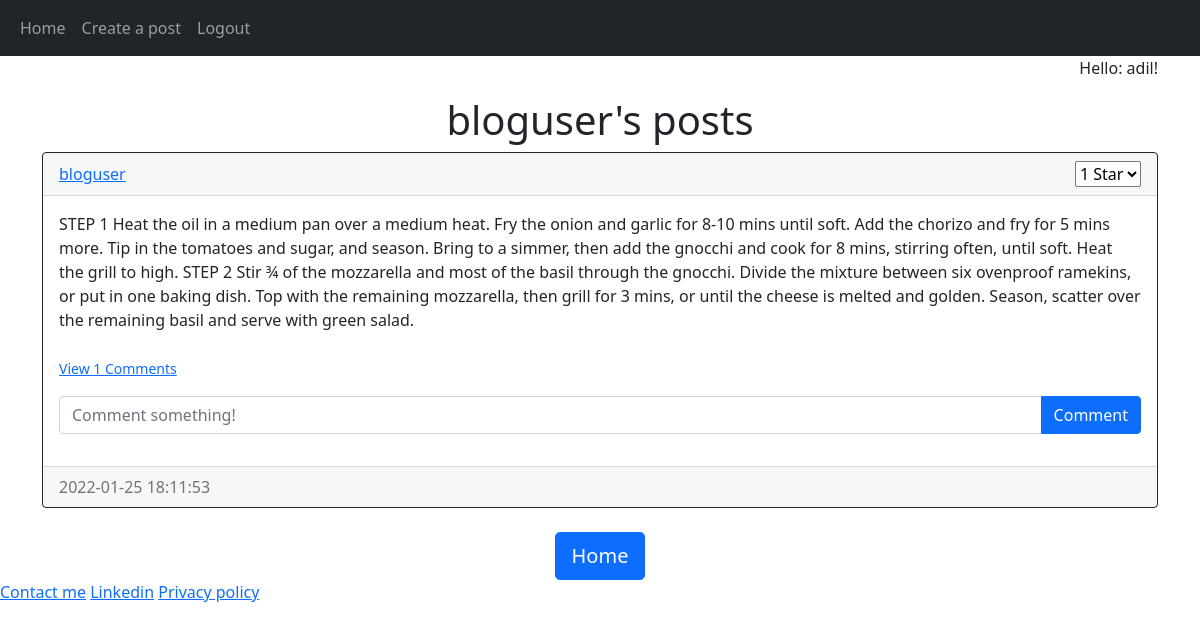
The page /posts/bloguser (signed in) on the database its author committed.
### blog/models.py (models this page shows)
class User(db.Model, UserMixin):
    id = db.Column(db.Integer, primary_key=True)
    email = db.Column(db.String(150), unique=True)
    username = db.Column(db.String(150), unique=True)
    password = db.Column(db.String(150))
    date_created = db.Column(db.DateTime(timezone=True), default=func.now())
    posts = db.relationship('Post', backref='user', passive_deletes=True)
    comments = db.relationship('Comment', backref='user', passive_deletes=True)
    rate = db.relationship('starRating', backref='user', passive_deletes=True)

class Post(db.Model):
    id = db.Column(db.Integer, primary_key=True)
    title = db.Column(db.Text, nullable=True)
    image_file = db.Column(db.String(40), nullable=True, default='default.jpg')
    text = db.Column(db.Text, nullable=False)
    shortdescription = db.Column(db.Text, nullable=True)
    date_created = db.Column(db.DateTime(timezone=True), default=func.now())
    author = db.Column(db.Integer, db.ForeignKey('user.id', ondelete="CASCADE"), nullable=False)
    comments = db.relationship('Comment', backref='post', passive_deletes=True)
    rate = db.relationship('starRating', backref='post', passive_deletes=True)

### blog/views.py (the view)
@views.route("/posts/<username>")
def posts(username):
    user = User.query.filter_by(username=username).first()
    if not user:
        flash('No user with that username exists.', category='error')
        return redirect(url_for('views.home'))
    posts = user.posts
    return render_template("posts.html", user=current_user, posts=posts, username=username)

### blog/__init__.py (called while the page is built)
@login_manager.user_loader
def load_user(id):
    return User.query.get(int(id))
    return app

### blog/templates/posts.html (shortened to what this page needs)
{% extends "posts_div.html" %}  {% block header %} {{username}}'s posts {% endblock %} {% block footer %}
<div align="center">
  <a href="/home"
    ><button type="button" class="btn btn-primary btn-lg">Home</button></a
  >
</div>
{% endblock %}

### blog/templates/posts_div.html (shortened to what this page needs)
{% extends "base.html" %} {% block title %}Home{% endblock %} {% block content
%}
{% if user.is_authenticated %}
<p class="'pers_greet" align="right">Hello: {{user.username}}!</p>
{% else %}
<p class="'pers_greet" align="right">Hello: Guest!</p>
{% endif %}
<h1 align="center">{% block header %}Posts{% endblock %}</h1>
<div id="posts">
  {% for post in posts %}
  <div class="card border-dark">
    <div class="card-header d-flex justify-content-between align-items-center">
      <a href="/posts/{{post.user.username}}">{{post.user.username}}</a>
      <div>
        {% if user.is_authenticated %}
        <select name="post_rating">
          <option value="1", methods="POST", action="/rate-post/{{post.id}}">1 Star</option>
        </select>
        {% endif %}
      </div>
    </div>
    <div class="card-body">
      <div class="card-text" id="blog_post">{{post.text}}</div>
      <br />
      <p class="card-text">
        {% if post.comments|length > 0 %}
        <a data-bs-toggle="collapse" href="#comments-{{post.id}}" role="button">
          <small>View {{post.comments|length}} Comments</small>
        </a>
        {% else %}
        <small class="text-muted">No Comments</small>
        {% endif %}
      </p>
      <form
        class="input-group mb-3"
        method="POST"
        action="/create-comment/{{post.id}}"
      >
        <input
          type="text"
          id="text"
          name="text"
          class="form-control"
          placeholder="Comment something!"
        />
        <button type="submit" class="btn btn-primary">Comment</button>
      </form>
    </div>
    <div class="card-footer text-muted">{{post.date_created}}</div>
  </div>
  <br/ > {% endfor %}
</div>
{% block footer %}{% endblock %} {% endblock %}

### rows shown on the page
User: username "adil"
User: username "bloguser"
Post: user.username "bloguser", text "STEP 1 Heat the oil in a medium pan over a medium heat. Fry the onion and garlic for 8-10 mins until soft. Add the chorizo and fry for 5 mins more. Tip in the tomatoes and sugar, and season. Bring to a simmer, then add the gnocchi and cook for 8 mins, stirring often, until soft. Heat the grill to high. STEP 2 Stir ¾ of the mozzarella and most of the basil through the gnocchi. Divide the mixture between six ovenproof ramekins, or put in one baking dish. Top with the remaining mozzarella, then grill for 3 mins, or until the cheese is melted and golden. Season, scatter over the remaining basil and serve with green salad.", comments|length "1", date_created "2022-01-25 18:11:53"
